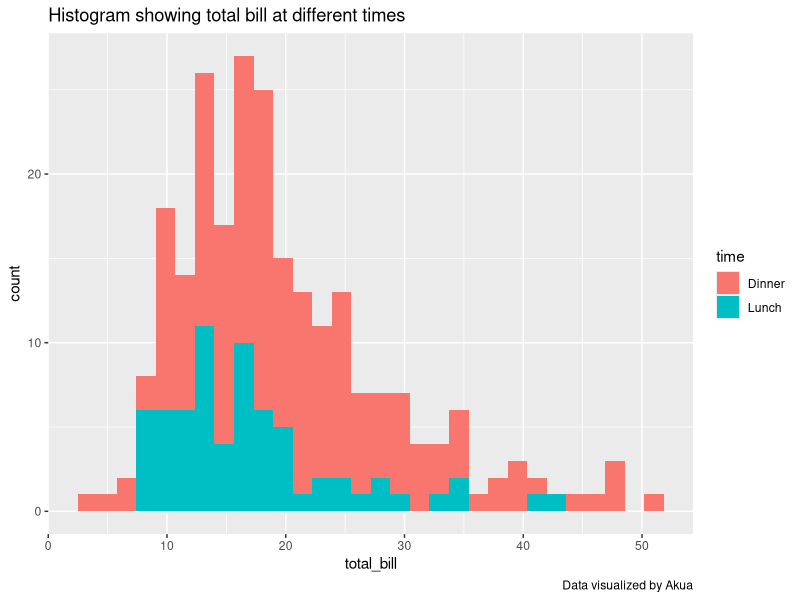
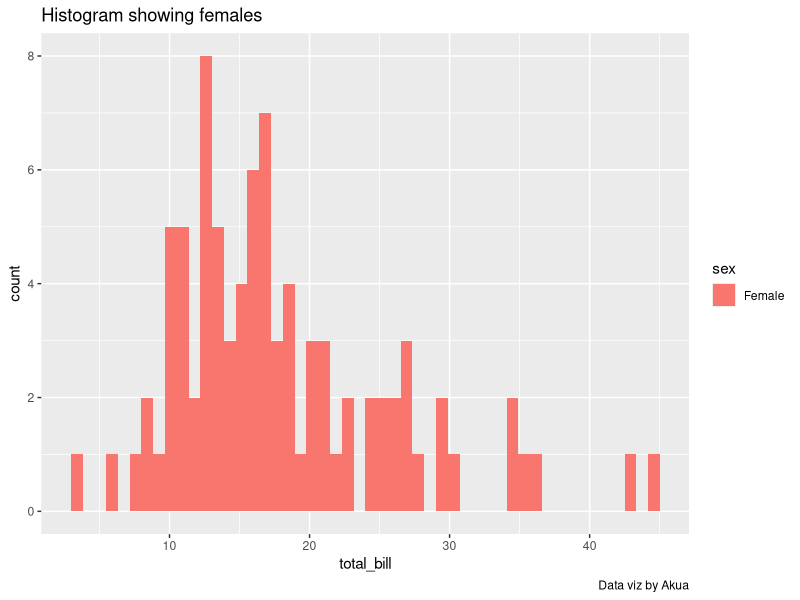
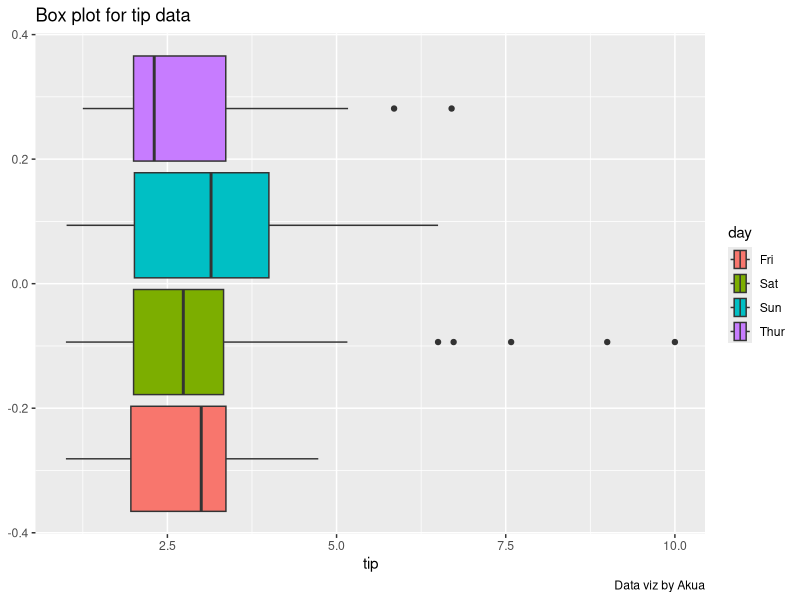

R code for these plots, in order: (Note: this script raises an error after producing the figures.)
# Installing packages
install.packages("tidyverse")
library(tidyverse)

library(dplyr)
library(ggplot2)

# Extracting the data set
D0 <- read.csv("Tips.csv")
View(D0)

#Using str() and summary for data inspection
str(D0)
summary(D0)

# Showing the number of rows and columns 
num_of_row <- nrow(D0)
num_of_col <- ncol(D0)

print(num_of_row)
print(num_of_col)

#Checking for missing values 
missing_values <- is.na(D0$total_bill)
print(missing_values)

#Getting the cleaned data
D1 <- na.omit(D0)
print(D1)
View(D1)

str(D1)
summary(D1)

#Subset/Filtering dinner from time column
D2 <- D1 %>% 
  filter(time == 'Dinner')
View(D2)

#Removing the data set D2 using rm()
rm(D2)

#Data Visualization 
#Plotting a histogram for the total_bill from D1
ggplot(D1) + geom_histogram(mapping = aes(x=total_bill, 'fill'= time), bins = 30)+ 
  labs(title = "Histogram showing total bill at different times", caption = 'Data visualized by Akua')

#Histogram for females
D2 <- D1 %>% 
  filter(sex == "Female")
View (D2)

ggplot(D2) + geom_histogram(mapping = aes(x = total_bill,'fill' = sex), bins = 50)+
  labs(title = "Histogram showing females",caption = 'Data viz by Akua' )                            

# Creating a box plot for tip in D1
ggplot(D1) + geom_boxplot(mapping = aes(x = tip , 'fill'= day)) + 
  labs(title = 'Box plot for tip data', caption = "Data viz by Akua")

# Correlation 
## Finding the mean and the variance for total_bill 
D1 <- D1 %>% 
  mutate(Mean_total_bill = mean(D1$total_bill))
View(D1)

D1 <- D1 %>% 
  mutate(Variance_of_total_bill = var(D1$total_bill))
View(D1)

#Removing the first correlation columns I created
D1<- select(D1, -Mean)
D1 <- select(D1, -Variance)


#Calculating the correlation between tip and total_bill
Correlation_value <- cor(D1$total_bill,D1$tip)
View (Correlation_value)

# Drawing a line plot between total_bill and tip
plot(D1$total_bill,D1$tip,main = 'Line Plot', xlab = 'total_bill', ylab = 'tip')



